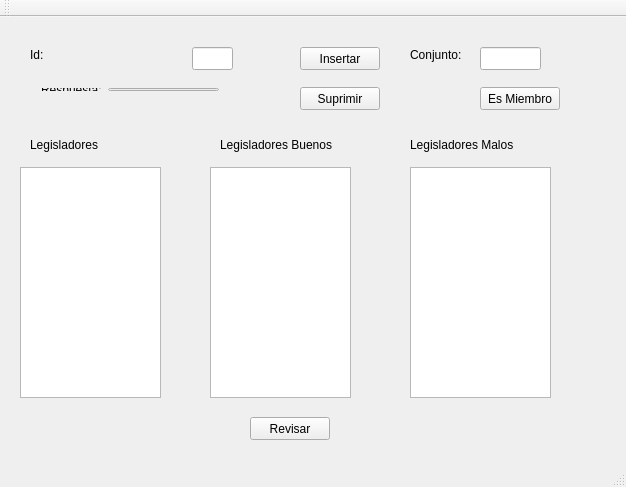
<?xml version="1.0" encoding="UTF-8"?>
<ui version="4.0">
 <class>Legisladores</class>
 <widget class="QMainWindow" name="Legisladores">
  <property name="geometry">
   <rect>
    <x>0</x>
    <y>0</y>
    <width>626</width>
    <height>487</height>
   </rect>
  </property>
  <property name="windowTitle">
   <string>Legisladores</string>
  </property>
  <widget class="QWidget" name="centralWidget">
   <widget class="QListWidget" name="lwLegis">
    <property name="geometry">
     <rect>
      <x>20</x>
      <y>150</y>
      <width>141</width>
      <height>231</height>
     </rect>
    </property>
   </widget>
   <widget class="QListWidget" name="lwLegisGood">
    <property name="geometry">
     <rect>
      <x>210</x>
      <y>150</y>
      <width>141</width>
      <height>231</height>
     </rect>
    </property>
   </widget>
   <widget class="QListWidget" name="lwLegisBad">
    <property name="geometry">
     <rect>
      <x>410</x>
      <y>150</y>
      <width>141</width>
      <height>231</height>
     </rect>
    </property>
   </widget>
   <widget class="QLabel" name="label">
    <property name="geometry">
     <rect>
      <x>30</x>
      <y>120</y>
      <width>101</width>
      <height>16</height>
     </rect>
    </property>
    <property name="text">
     <string>Legisladores</string>
    </property>
   </widget>
   <widget class="QLabel" name="label_2">
    <property name="geometry">
     <rect>
      <x>220</x>
      <y>120</y>
      <width>141</width>
      <height>16</height>
     </rect>
    </property>
    <property name="text">
     <string>Legisladores Buenos</string>
    </property>
   </widget>
   <widget class="QLabel" name="label_3">
    <property name="geometry">
     <rect>
      <x>410</x>
      <y>120</y>
      <width>151</width>
      <height>16</height>
     </rect>
    </property>
    <property name="text">
     <string>Legisladores Malos</string>
    </property>
   </widget>
   <widget class="QLabel" name="label_4">
    <property name="geometry">
     <rect>
      <x>30</x>
      <y>30</y>
      <width>57</width>
      <height>15</height>
     </rect>
    </property>
    <property name="text">
     <string>Id:</string>
    </property>
   </widget>
   <widget class="QLineEdit" name="tId">
    <property name="geometry">
     <rect>
      <x>192</x>
      <y>30</y>
      <width>41</width>
      <height>23</height>
     </rect>
    </property>
    <property name="text">
     <string/>
    </property>
   </widget>
   <widget class="QPushButton" name="bInsertar">
    <property name="geometry">
     <rect>
      <x>300</x>
      <y>30</y>
      <width>80</width>
      <height>23</height>
     </rect>
    </property>
    <property name="text">
     <string>Insertar</string>
    </property>
   </widget>
   <widget class="QPushButton" name="bSuprimir">
    <property name="geometry">
     <rect>
      <x>300</x>
      <y>70</y>
      <width>80</width>
      <height>23</height>
     </rect>
    </property>
    <property name="text">
     <string>Suprimir</string>
    </property>
   </widget>
   <widget class="QPushButton" name="bIsMember">
    <property name="geometry">
     <rect>
      <x>480</x>
      <y>70</y>
      <width>80</width>
      <height>23</height>
     </rect>
    </property>
    <property name="text">
     <string>Es Miembro</string>
    </property>
   </widget>
   <widget class="QLineEdit" name="tConj">
    <property name="geometry">
     <rect>
      <x>480</x>
      <y>30</y>
      <width>61</width>
      <height>23</height>
     </rect>
    </property>
    <property name="toolTip">
     <string>&lt;html&gt;&lt;head/&gt;&lt;body&gt;&lt;p&gt;Ingrese &lt;span style=&quot; font-weight:600;&quot;&gt;0&lt;/span&gt; para la conjunto de legisladores, &lt;span style=&quot; font-weight:600;&quot;&gt;1&lt;/span&gt; para legisadores buenos y &lt;span style=&quot; font-weight:600;&quot;&gt;2&lt;/span&gt; para legisladores malos&lt;/p&gt;&lt;/body&gt;&lt;/html&gt;</string>
    </property>
    <property name="text">
     <string/>
    </property>
   </widget>
   <widget class="QLabel" name="label_6">
    <property name="geometry">
     <rect>
      <x>410</x>
      <y>30</y>
      <width>57</width>
      <height>15</height>
     </rect>
    </property>
    <property name="text">
     <string>Conjunto:</string>
    </property>
   </widget>
   <widget class="QPushButton" name="bRevisar">
    <property name="geometry">
     <rect>
      <x>250</x>
      <y>400</y>
      <width>80</width>
      <height>23</height>
     </rect>
    </property>
    <property name="text">
     <string>Revisar</string>
    </property>
   </widget>
   <widget class="QWidget" name="">
    <property name="geometry">
     <rect>
      <x>30</x>
      <y>60</y>
      <width>200</width>
      <height>25</height>
     </rect>
    </property>
    <layout class="QHBoxLayout" name="horizontalLayout">
     <item>
      <widget class="QLabel" name="label_5">
       <property name="text">
        <string>Respuesta:</string>
       </property>
      </widget>
     </item>
     <item>
      <widget class="QLineEdit" name="tRespuesta">
       <property name="text">
        <string/>
       </property>
      </widget>
     </item>
    </layout>
   </widget>
  </widget>
  <widget class="QMenuBar" name="menuBar">
   <property name="geometry">
    <rect>
     <x>0</x>
     <y>0</y>
     <width>626</width>
     <height>20</height>
    </rect>
   </property>
  </widget>
  <widget class="QToolBar" name="mainToolBar">
   <attribute name="toolBarArea">
    <enum>TopToolBarArea</enum>
   </attribute>
   <attribute name="toolBarBreak">
    <bool>false</bool>
   </attribute>
  </widget>
  <widget class="QStatusBar" name="statusBar"/>
 </widget>
 <layoutdefault spacing="6" margin="11"/>
 <resources/>
 <connections/>
</ui>
